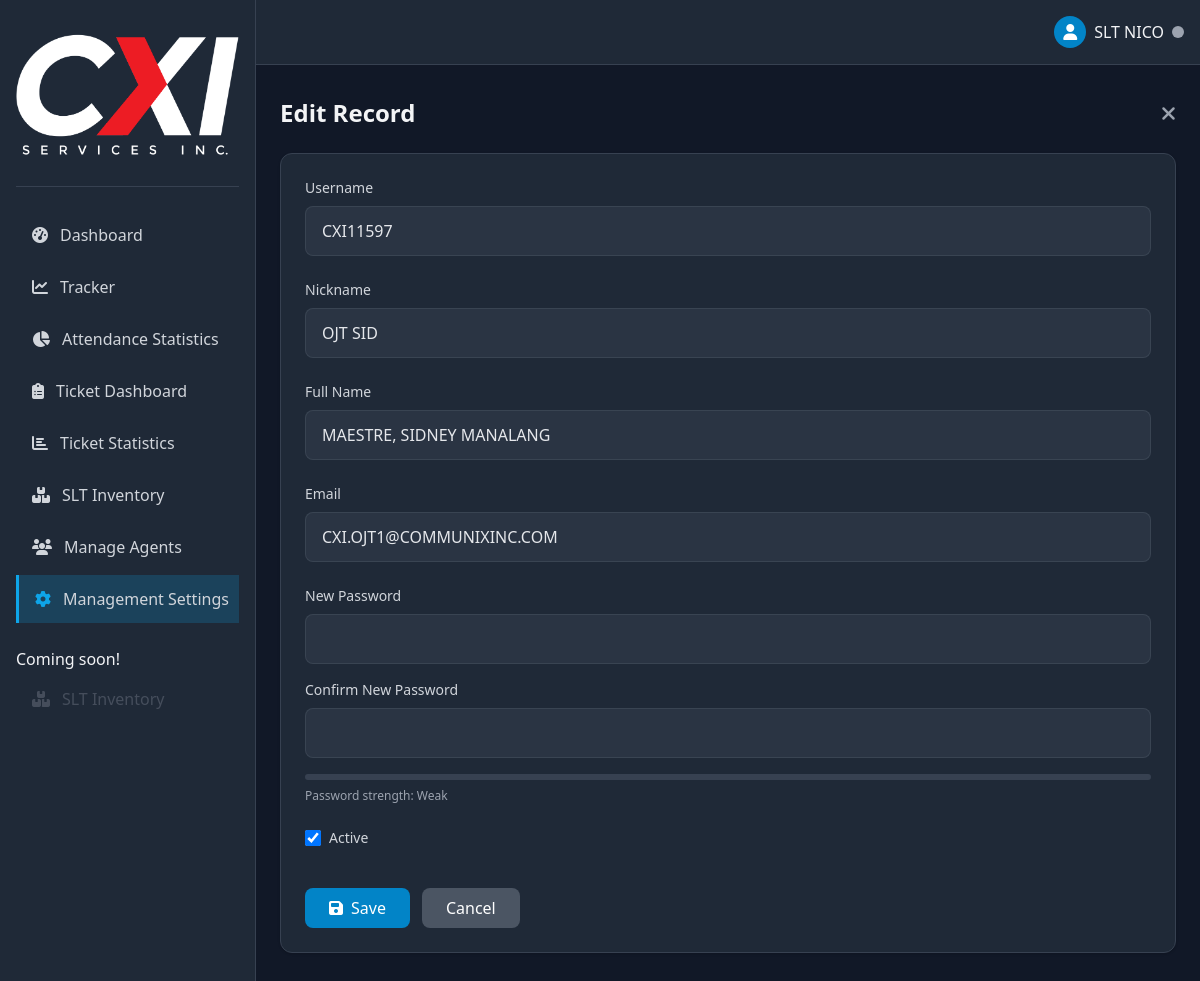
/admin/profile.php?id=60&type=users (signed in), run on the app's committed database.
### tables this page shows
CREATE TABLE `users` (
  `id` int(11) NOT NULL,
  `username` varchar(50) NOT NULL,
  `fullname` varchar(100) NOT NULL,
  `sub_name` varchar(50) NOT NULL,
  `password` varchar(255) NOT NULL,
  `slt_email` varchar(100) NOT NULL,
  `created_at` timestamp NOT NULL DEFAULT current_timestamp(),
  `login_attempts` int(11) DEFAULT 0,
  `last_failed_login` timestamp NULL DEFAULT NULL,
  `locked_until` timestamp NULL DEFAULT NULL,
  `role` enum('user','admin') DEFAULT 'admin',
  `is_active` tinyint(1) NOT NULL DEFAULT 1,
  `last_activity` timestamp NULL DEFAULT NULL,
  `last_modified` timestamp NULL DEFAULT current_timestamp() ON UPDATE current_timestamp()
);

### admin/profile.php (the view, shortened to what this page needs)
<?php
require_once '../includes/functions.php';
$action = isset($_GET['action']) ? $_GET['action'] : '';
$userId = isset($_GET['id']) ? (int)$_GET['id'] : 0;
$type = isset($_GET['type']) ? $_GET['type'] : (isset($_POST['type']) ? $_POST['type'] : 'users');
$record = null;
if ($userId > 0) {
    try {
        $table = ($type === 'management') ? 'management' : (($type === 'operations') ? 'operations_managers' : 'users');
        $stmt = $pdo->prepare("SELECT * FROM $table WHERE id = ?");
        $stmt->execute([$userId]);
        $record = $stmt->fetch();
    } catch (PDOException $e) {
        $_SESSION['error'] = "Error fetching data: " . $e->getMessage();
        redirect('users.php?tab=' . $type);
    }
} elseif ($action !== 'create') {
    redirect('users.php?tab=' . $type);
}
require_once '../components/layout.php';
?>
<div class="pt-2 min-h-screen">
    <main class="p-6">
        <div class="flex justify-between items-center mb-6">
            <h1 class="text-2xl font-bold"><?= $userId ? 'Edit Record' : 'Add New Record' ?></h1>
            <a href="users.php?tab=<?= $type ?>" class="text-gray-400 hover:text-white">
                <i class="fas fa-times fa-lg"></i>
            </a>
        </div>
        <div class="bg-gray-800 rounded-xl border border-gray-700 p-6 shadow">
            <form method="POST">
                <div class="space-y-6">
                    <?php if ($type === 'users'): ?>
                        <?php if ($userId): ?>
                            <div>
                                <label class="block text-sm font-medium text-gray-300 mb-2">Username</label>
                                <input type="text" class="w-full px-4 py-3 bg-gray-700/50 border border-gray-600/50 rounded-lg text-gray-200" value="<?= htmlspecialchars($record['username']) ?>" readonly>
                            </div>
                            <div>
                                <label for="nickname_ed" class="block text-sm font-medium text-gray-300 mb-2">Nickname</label>
                                <input type="text" style="text-transform: uppercase;" class="w-full px-4 py-3 bg-gray-700/50 border border-gray-600/50 rounded-lg text-gray-200" id="nickname_ed" name="nickname_ed" value="<?= htmlspecialchars($record['sub_name']) ?>" required>
                            </div>
                            <div>
                                <label for="fullname_ed" class="block text-sm font-medium text-gray-300 mb-2">Full Name</label>
                                <input type="text" style="text-transform: uppercase;" class="w-full px-4 py-3 bg-gray-700/50 border border-gray-600/50 rounded-lg text-gray-200" id="fullname_ed" name="fullname_ed" value="<?= htmlspecialchars($record['fullname']) ?>" required>
                            </div>
                            <div>
                                <label for="slt_email_ed" class="block text-sm font-medium text-gray-300 mb-2">Email</label>
                                <input type="email" class="w-full px-4 py-3 bg-gray-700/50 border border-gray-600/50 rounded-lg text-gray-200" id="slt_email_ed" name="slt_email_ed" value="<?= htmlspecialchars($record['slt_email']) ?>" required>
                            </div>
                            <div class="space-y-4">
                                <div>
                                    <label for="new_password" class="block text-sm font-medium text-gray-300 mb-2">New Password</label>
                                    <input type="password" class="w-full px-4 py-3 bg-gray-700/50 border border-gray-600/50 rounded-lg text-gray-200" id="new_password" name="new_password">
                                </div>
                                <div>
                                    <label for="confirm_password" class="block text-sm font-medium text-gray-300 mb-2">Confirm New Password</label>
                                    <input type="password" class="w-full px-4 py-3 bg-gray-700/50 border border-gray-600/50 rounded-lg text-gray-200" id="confirm_password" name="confirm_password">
                                </div>
                                <div class="space-y-2">
                                    <div class="h-1.5 w-full bg-gray-700 rounded-full overflow-hidden">
                                    </div>
                                    <p class="text-xs text-gray-400">Password strength: <span id="strength-text">Weak</span></p>
                                </div>
                            </div>
                            <div class="flex items-center">
                                <input type="checkbox" id="is_active" name="is_active"
                                    class="w-4 h-4 text-primary-600 bg-gray-700 border-gray-600 rounded focus:ring-primary-500 focus:ring-2"
                                    <?= $userId && $record['is_active'] ? 'checked' : '' ?> checked>
                                <label for="is_active" class="ml-2 text-sm font-medium text-gray-300">Active</label>
                            </div>
                        <?php endif; ?>
                    <?php endif; ?>
                    <div class="flex space-x-3 pt-4">
                        <button type="submit" class="bg-primary-600 hover:bg-primary-700 text-white px-6 py-2 rounded-lg flex items-center">
                            <i class="fas fa-save mr-2"></i> Save
                        </button>
                        <a href="users.php?tab=<?= $type ?>" class="bg-gray-600 hover:bg-gray-700 text-white px-6 py-2 rounded-lg flex items-center">
                            Cancel
                        </a>
                    </div>
                </div>
            </form>
        </div>
    </main>
</div>

### data on the page
users: username "CXI11597", nickname_ed "OJT SID", fullname_ed "MAESTRE, SIDNEY MANALANG", slt_email_ed "CXI.OJT1@COMMUNIXINC.COM", is_active "☑"

### other printed values
$_SESSION['nickname'] "SLT NICO"
